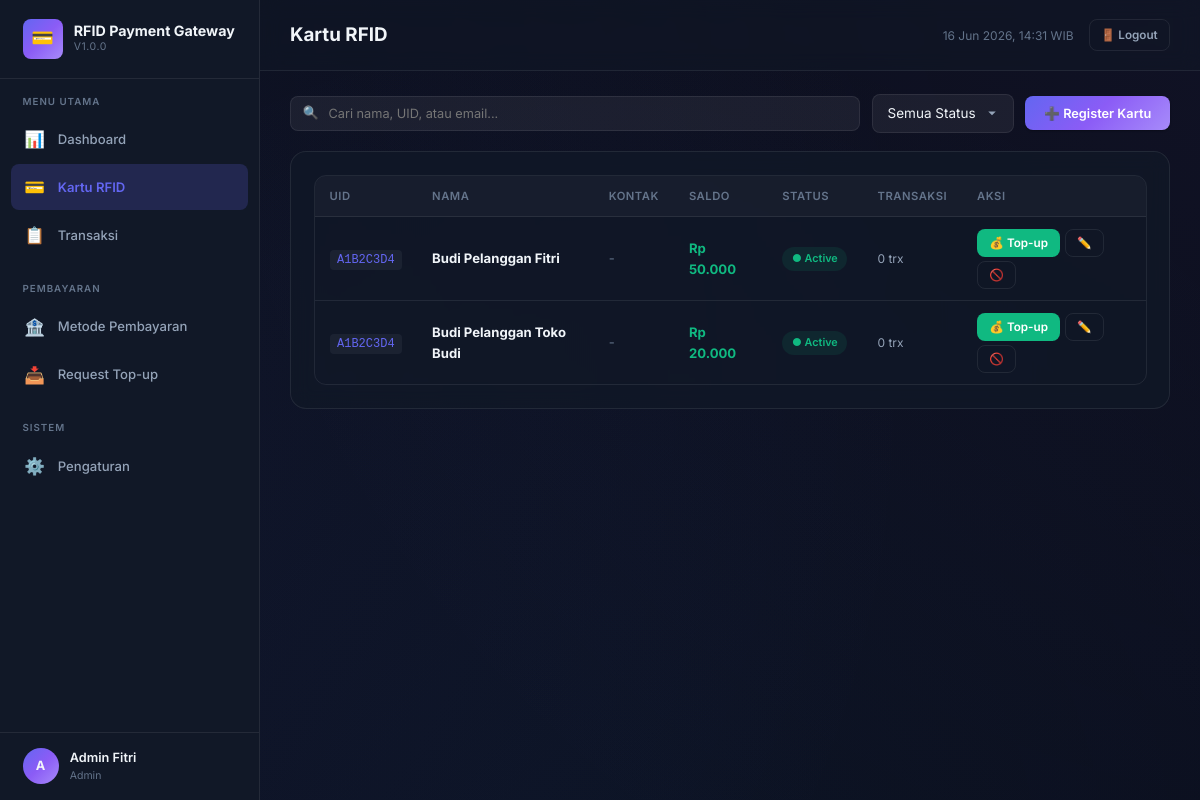
Screenshot of /pages/rfid.php (signed in) with the database file from the repository.
### tables this page shows
CREATE TABLE IF NOT EXISTS `users` (
    `id` INT AUTO_INCREMENT PRIMARY KEY,
    `tenant_id` INT NOT NULL,
    `rfid_uid` VARCHAR(50) NOT NULL COMMENT 'UID dari kartu RFID',
    `nama` VARCHAR(100) NOT NULL,
    `email` VARCHAR(150) DEFAULT NULL,
    `telepon` VARCHAR(20) DEFAULT NULL,
    `saldo` DECIMAL(12,2) DEFAULT 0.00,
    `pin` VARCHAR(255) DEFAULT NULL COMMENT 'Hashed PIN untuk keamanan',
    `status` ENUM('active','blocked','inactive') DEFAULT 'active',
    `created_at` TIMESTAMP DEFAULT CURRENT_TIMESTAMP,
    `updated_at` TIMESTAMP DEFAULT CURRENT_TIMESTAMP ON UPDATE CURRENT_TIMESTAMP,
    FOREIGN KEY (`tenant_id`) REFERENCES `tenants`(`id`) ON DELETE CASCADE,
    UNIQUE KEY `uid_per_tenant` (`tenant_id`, `rfid_uid`),
    INDEX `idx_rfid_uid` (`rfid_uid`),
    INDEX `idx_status` (`status`)
);

### config.php (called while the page is built, shortened)
<?php
function formatRupiah($angka) {
    return 'Rp ' . number_format((float)$angka, 0, ',', '.');
}
if (! function_exists('sanitize')) {
    function sanitize($input) {
        return htmlspecialchars(trim($input), ENT_QUOTES, 'UTF-8');
    }
}

### pages/rfid.php (the view, shortened to what this page needs)
<?php
require_once '_header.php';
$pdo = getDB();
$search = $_GET['search'] ?? '';
$sql = "SELECT u.*,
        (SELECT COUNT(*) FROM transactions WHERE user_id = u.id) as total_trx,
        (SELECT MAX(created_at) FROM transactions WHERE user_id = u.id) as last_trx
        FROM users u WHERE 1=1";
$params = [];
$sql .= " ORDER BY u.created_at DESC";
$stmt = $pdo->prepare($sql);
$stmt->execute($params);
$users = $stmt->fetchAll();
?>
<div class="toolbar">
    <div class="search-box">
        <form method="GET">
            <input type="text" name="search" placeholder="Cari nama, UID, atau email..." value="<?= sanitize($search) ?>">
        </form>
    </div>
    <select class="form-control" style="width:auto" onchange="window.location='?status='+this.value+'&search=<?= urlencode($search) ?>'">
        <option value="">Semua Status</option>
    </select>
    <button class="btn btn-primary" onclick="App.openModal('modal-register')">
        ➕ Register Kartu
    </button>
</div>
<div class="card">
    <?php if (empty($users)): ?>
        <div class="empty-state">
            <div class="empty-icon">💳</div>
            <h3>Belum ada kartu terdaftar</h3>
            <p>Klik "Register Kartu" untuk mendaftarkan kartu RFID baru.</p>
        </div>
    <?php else: ?>
        <div class="table-wrapper">
            <table>
                <thead>
                    <tr>
                        <th>UID</th>
                        <th>Nama</th>
                        <th>Kontak</th>
                        <th>Saldo</th>
                        <th>Status</th>
                        <th>Transaksi</th>
                        <th>Aksi</th>
                    </tr>
                </thead>
                <tbody>
                    <?php foreach ($users as $u): ?>
                    <tr>
                        <td>
                            <code style="background:var(--bg-glass);padding:0.2rem 0.5rem;border-radius:4px;font-size:0.8rem;color:var(--accent-primary)">
                                <?= sanitize($u['rfid_uid']) ?>
                            </code>
                        </td>
                        <td><strong style="color:var(--text-primary)"><?= sanitize($u['nama']) ?></strong></td>
                        <td>
                            <?php if (!$u['email'] && !$u['telepon']): ?>
                                <span class="text-muted">-</span>
                            <?php endif; ?>
                        </td>
                        <td>
                            <strong style="color:<?= $u['saldo'] < 10000 ? 'var(--danger)' : 'var(--success)' ?>">
                                <?= formatRupiah($u['saldo']) ?>
                            </strong>
                        </td>
                        <td>
                            <?php
                            $statusMap = [
                                'active' => ['badge-success', '● Active'],
                                'blocked' => ['badge-danger', '● Blocked'],
                                'inactive' => ['badge-default', '● Inactive'],
                            ];
                            $s = $statusMap[$u['status']] ?? ['badge-default', $u['status']];
                            ?>
                            <span class="badge <?= $s[0] ?>"><?= $s[1] ?></span>
                        </td>
                        <td>
                            <span style="font-size:0.8rem"><?= $u['total_trx'] ?> trx</span>
                        </td>
                        <td>
                            <div style="display:flex;gap:0.3rem;flex-wrap:wrap">
                                 <button class="btn btn-success btn-sm"
                                         onclick="showTopupModal(<?= $u['id'] ?>, '<?= sanitize($u['nama']) ?>', '<?= sanitize($u['rfid_uid']) ?>')">
                                     💰 Top-up
                                 </button>
                                <button class="btn btn-ghost btn-sm"
                                        onclick="showEditModal(<?= htmlspecialchars(json_encode($u)) ?>)">
                                    ✏️
                                </button>
                                <?php if ($u['status'] === 'active'): ?>
                                    <button class="btn btn-ghost btn-sm" onclick="blockCard(<?= $u['id'] ?>)">🚫</button>
                                <?php else: ?>
                                    <button class="btn btn-ghost btn-sm" onclick="activateCard(<?= $u['id'] ?>)">✅</button>
                                <?php endif; ?>
                            </div>
                        </td>
                    </tr>
                    <?php endforeach; ?>
                </tbody>
            </table>
        </div>
    <?php endif; ?>
</div>
<?php
require_once '_footer.php';
?>

### rows the page displays
users: rfid_uid "A1B2C3D4", nama "Budi Pelanggan Fitri", saldo "Rp 50.000", status "● Active", total_trx "0"
users: rfid_uid "A1B2C3D4", nama "Budi Pelanggan Toko Budi", saldo "Rp 20.000", status "● Active", total_trx "0"

### other values shown
APP_NAME "RFID Payment Gateway"
APP_VERSION "1.0.0"
substr($_SESSION['admin_nama'] ?? 'A', 0, 1) "A"
$_SESSION['admin_nama'] "Admin Fitri"
$_SESSION['admin_role'] "Admin"
$pageTitle "Kartu RFID"
